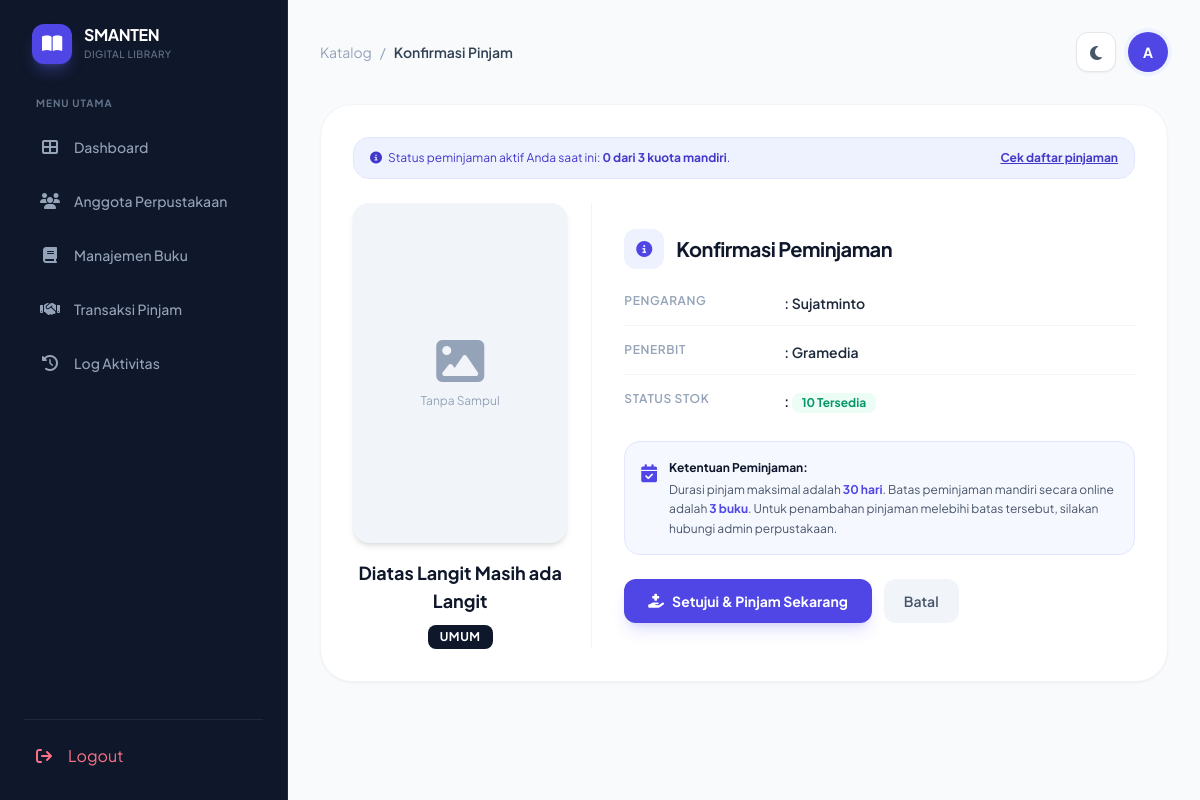
Page /view_pinjam.php?id=7 (signed in) on the committed database.
### tables this page shows
CREATE TABLE `buku` (
  `id_buku` int(11) NOT NULL,
  `sampul` varchar(255) DEFAULT 'default.jpg',
  `isbn` varchar(20) NOT NULL,
  `judul` varchar(200) NOT NULL,
  `pengarang` varchar(100) NOT NULL,
  `penerbit` varchar(100) NOT NULL,
  `tahun_terbit` year(4) NOT NULL,
  `kategori` varchar(100) NOT NULL,
  `jumlah_total` int(11) NOT NULL,
  `jumlah_tersedia` int(11) NOT NULL,
  `created_at` timestamp NOT NULL DEFAULT current_timestamp() ON UPDATE current_timestamp(),
  `file_pdf` varchar(255) DEFAULT NULL,
  `jumlah_halaman` varchar(255) NOT NULL,
  `deskripsi_buku` varchar(1000) NOT NULL
);

### config.php (called while the page is built, shortened)
<?php
if (!function_exists('pengaturan')) {
    function pengaturan($key, $default = '') {
        return $GLOBALS['PENGATURAN'][$key] ?? $default;
    }
}

### view_pinjam.php (the view, shortened to what this page needs)
<?php
include 'koneksi.php';
$user = $_SESSION['user'];
$id_pengguna = $user['id_pengguna'];
$role = $user['role'];
$id_buku = mysqli_real_escape_string($conn, $_GET['id']);
$query_buku = mysqli_query($conn, "SELECT * FROM buku WHERE id_buku = '$id_buku'");
$data = mysqli_fetch_assoc($query_buku);
$cek_pinjaman_aktif = mysqli_query($conn, "SELECT * FROM pinjam WHERE id_pengguna = '$id_pengguna' AND status != 'dikembalikan'");
$jumlah_dipinjam = mysqli_num_rows($cek_pinjaman_aktif);
$batas_tercapai = ($jumlah_dipinjam >= (int) pengaturan('maks_pinjam_buku', 3));
?>
<!DOCTYPE html>
<html lang="id">
<head>
    <script src="https://cdn.tailwindcss.com"></script>
    <link rel="stylesheet" href="https://cdnjs.cloudflare.com/ajax/libs/font-awesome/6.5.0/css/all.min.css">
</head>
<body class="bg-slate-50 dark:bg-slate-900 font-sans text-slate-900 dark:text-slate-100">
    <div class="flex min-h-screen relative overflow-x-hidden">
        <aside id="sidebar" class="fixed md:sticky top-0 left-[-18rem] md:left-0 z-40 w-72 h-screen bg-slate-900 dark:bg-white border-r border-slate-800 dark:border-slate-200 p-6 flex flex-col justify-between sidebar-hidden md:transform-none text-slate-300 dark:text-slate-600 transition-transform duration-300 transition-colors duration-300">
            <div>
                <div class="flex items-center gap-3 mb-8 px-2">
                    <div class="w-10 h-10 rounded-xl bg-brand flex items-center justify-center text-white shadow-lg shadow-indigo-500/30">
                        <i class="fa fa-book-open text-lg"></i>
                    </div>
                    <div>
                        <h1 class="font-bold text-base tracking-tight leading-none mb-1 text-white dark:text-slate-900">SMANTEN</h1>
                        <p class="text-[10px] text-slate-500 dark:text-slate-400 font-medium uppercase tracking-wider">Digital Library</p>
                    </div>
                </div>
                <nav class="space-y-1.5">
                    <p class="px-3 text-[10px] font-bold text-slate-500 dark:text-slate-400 uppercase tracking-widest mb-3">Menu Utama</p>
                    <a href="dashboard.php" class="flex items-center gap-3.5 px-4 py-3 rounded-xl text-sm font-medium text-slate-400 dark:text-slate-500 hover:bg-slate-800/60 dark:hover:bg-slate-100 hover:text-white dark:hover:text-brand transition-all">
                        <i class="fa fa-th-large text-base w-5 text-center"></i> Dashboard
                    </a>
                    <?php if ($role == 'admin' || $role == 'pustakawan'): ?>
                    <a href="anggota.php" class="flex items-center gap-3.5 px-4 py-3 rounded-xl text-sm font-medium text-slate-400 dark:text-slate-500 hover:bg-slate-800/60 dark:hover:bg-slate-100 hover:text-white dark:hover:text-brand transition-all">
                        <i class="fa fa-users text-base w-5 text-center"></i> Anggota Perpustakaan
                    </a>
                    <?php endif; ?>
                    <?php
                        $url_buku = ($role == 'anggota') ? 'daftar_buku.php' : 'buku.php';
                        $label_buku = ($role == 'anggota') ? 'Katalog Buku' : 'Manajemen Buku';
                        $active_buku = ($role == 'anggota') ? 'bg-brand text-white font-bold shadow-md shadow-indigo-600/10' : '';
                    ?>
                    <a href="<?php echo $url_buku; ?>" class="flex items-center gap-3.5 px-4 py-3 rounded-xl text-sm font-medium <?php echo $active_buku ?: 'text-slate-400 dark:text-slate-500 hover:bg-slate-800/60 dark:hover:bg-slate-100 hover:text-white dark:hover:text-brand'; ?> transition-all">
                        <i class="fa fa-book text-base w-5 text-center"></i> <?php echo $label_buku; ?>
                    </a>
                    <?php
                        $url_pinjam = ($role == 'anggota') ? 'buku_pinjam.php' : 'pinjam.php';
                        $label_pinjam = ($role == 'anggota') ? 'Buku Dipinjam' : 'Transaksi Pinjam';
                    ?>
                    <a href="<?php echo $url_pinjam; ?>" class="flex items-center gap-3.5 px-4 py-3 rounded-xl text-sm font-medium text-slate-400 dark:text-slate-500 hover:bg-slate-800/60 dark:hover:bg-slate-100 hover:text-white dark:hover:text-brand transition-all">
                        <i class="fa fa-handshake text-base w-5 text-center"></i> <?php echo $label_pinjam; ?>
                    </a>
                    <?php if ($role == 'admin' || $role == 'pustakawan'): ?>
                    <a href="log.php" class="flex items-center gap-3.5 px-4 py-3 rounded-xl text-sm font-medium text-slate-400 dark:text-slate-500 hover:bg-slate-800/60 dark:hover:bg-slate-100 hover:text-white dark:hover:text-brand transition-all">
                        <i class="fa fa-history text-base w-5 text-center"></i> Log Aktivitas
                    </a>
                    <?php endif; ?>
                </nav>
            </div>
            <div class="border-t border-slate-800 dark:border-slate-200 pt-4">
                <a href="logout.php" class="flex items-center gap-3 px-3 py-2 text-rose-400 dark:text-rose-600 hover:bg-rose-500/10 dark:hover:bg-rose-50 rounded-xl transition-all">
                    <i class="fa fa-sign-out w-5"></i> Logout
                </a>
            </div>
        </aside>
        <main class="flex-1 p-4 md:p-8 w-full overflow-hidden">
            <header class="flex justify-between items-center mb-8">
                <div class="flex items-center gap-4">
                    <nav aria-label="breadcrumb">
                        <ol class="flex items-center gap-2 text-sm">
                            <li><a href="daftar_buku.php" class="text-slate-400 hover:text-brand">Katalog</a></li>
                            <li class="text-slate-400">/</li>
                            <li class="font-semibold text-slate-700 dark:text-slate-200">Konfirmasi Pinjam</li>
                        </ol>
                    </nav>
                </div>
                <div class="flex items-center gap-3">
                    <button onclick="toggleDarkMode()" class="p-2 w-10 h-10 bg-white dark:bg-darkCard border dark:border-slate-700 rounded-xl shadow-sm hover:bg-slate-50 dark:hover:bg-slate-800 transition-all">
                        <i id="theme-icon" class="fa fa-moon text-slate-600 dark:text-yellow-400"></i>
                    </button>
                    <div class="h-10 w-10 rounded-full bg-brand flex items-center justify-center text-white ring-4 ring-indigo-50 dark:ring-indigo-900/40 uppercase font-bold text-sm">
                        <?php echo substr($user['nama'], 0, 1); ?>
                    </div>
                </div>
            </header>
            <div class="bg-white dark:bg-darkCard rounded-[2rem] border border-slate-100 dark:border-slate-800 shadow-sm p-6 md:p-8">
                <?php if ($batas_tercapai): ?>
                <div class="mb-6 p-4 bg-amber-50 dark:bg-amber-950/30 border border-amber-200 dark:border-amber-900 rounded-2xl flex items-start gap-3">
                    <i class="fa fa-info-circle text-amber-500 text-lg mt-0.5"></i>
                    <div>
                        <h4 class="text-sm font-bold text-amber-800 dark:text-amber-400">Batas Kuota Mandiri Tercapai (3 Buku)</h4>
                        <p class="text-xs text-amber-700 dark:text-amber-300 mt-0.5">Anda saat ini sudah meminjam <strong>3 buku</strong> secara mandiri. Jika ingin meminjam buku tambahan lebih dari 3, silakan <strong>menghubungi atau temui admin/pustakawan</strong> agar admin yang membantu meminjamkan lewat sistem.</p>
                        <div class="mt-3 flex items-center gap-2">
                            <a href="buku_pinjam.php" class="inline-flex items-center gap-1.5 px-3.5 py-1.5 bg-amber-600 text-white text-xs font-bold rounded-xl hover:bg-amber-700 transition">
                                <i class="fa fa-book-reader"></i> Lihat Buku yang Dipinjam
                            </a>
                        </div>
                    </div>
                </div>
                <?php else: ?>
                <div class="mb-6 px-4 py-3 bg-indigo-50 dark:bg-indigo-950/30 border border-indigo-100 dark:border-indigo-900/50 rounded-2xl flex items-center justify-between text-xs text-indigo-700 dark:text-indigo-300">
                    <span><i class="fa fa-info-circle mr-1"></i> Status peminjaman aktif Anda saat ini: <strong><?php echo $jumlah_dipinjam; ?> dari <?php echo (int) pengaturan('maks_pinjam_buku', 3); ?> kuota mandiri</strong>.</span>
                    <a href="buku_pinjam.php" class="font-bold underline hover:text-indigo-800">Cek daftar pinjaman</a>
                </div>
                <?php endif; ?>
                <div class="grid grid-cols-1 md:grid-cols-12 gap-8 items-center">
                    <div class="md:col-span-4 text-center md:border-r border-slate-100 dark:border-slate-800 md:pr-6">
                        <div class="w-full max-w-[240px] h-[340px] bg-slate-100 dark:bg-slate-800 rounded-2xl overflow-hidden mx-auto shadow-md mb-4">
                            <?php if(!empty($data['sampul']) && file_exists('uploads/sampul/'.$data['sampul'])): ?>
                                <img src="uploads/sampul/<?php echo $data['sampul']; ?>" class="w-full h-full object-cover" alt="Sampul">
                            <?php else: ?>
                                <div class="w-full h-full flex flex-col items-center justify-center text-slate-400 dark:text-slate-500">
                                    <i class="fa fa-image fa-3x mb-2"></i>
                                    <span class="text-xs">Tanpa Sampul</span>
                                </div>
                            <?php endif; ?>
                        </div>
                        <h4 class="font-bold text-lg text-slate-900 dark:text-white mb-2"><?php echo htmlspecialchars($data['judul']); ?></h4>
                        <span class="inline-block text-xs font-bold uppercase tracking-wider px-3 py-1 bg-slate-900 text-white dark:bg-white dark:text-slate-900 rounded-lg">
                            <?php echo htmlspecialchars($data['kategori']); ?>
                        </span>
                    </div>
                    <div class="md:col-span-8">
                        <div class="flex items-center gap-3 mb-6">
                            <div class="w-10 h-10 bg-indigo-50 dark:bg-indigo-950/50 rounded-xl flex items-center justify-center text-brand">
                                <i class="fa fa-info-circle text-base"></i>
                            </div>
                            <h3 class="text-xl font-bold tracking-tight text-slate-900 dark:text-white">Konfirmasi Peminjaman</h3>
                        </div>
                        <div class="space-y-4 text-sm mb-6">
                            <div class="flex border-b border-slate-100 dark:border-slate-800/60 pb-3">
                                <span class="w-40 text-slate-400 font-semibold uppercase text-xs tracking-wider">Pengarang</span>
                                <span class="flex-1 font-semibold text-slate-800 dark:text-slate-200">: <?php echo htmlspecialchars($data['pengarang'] ?: '-'); ?></span>
                            </div>
                            <div class="flex border-b border-slate-100 dark:border-slate-800/60 pb-3">
                                <span class="w-40 text-slate-400 font-semibold uppercase text-xs tracking-wider">Penerbit</span>
                                <span class="flex-1 font-semibold text-slate-800 dark:text-slate-200">: <?php echo htmlspecialchars($data['penerbit'] ?: '-'); ?></span>
                            </div>
                            <div class="flex pb-1">
                                <span class="w-40 text-slate-400 font-semibold uppercase text-xs tracking-wider">Status Stok</span>
                                <span class="flex-1 font-semibold">
                                    : <span class="inline-block px-2.5 py-0.5 rounded-lg text-xs font-bold <?php echo ($data['jumlah_tersedia'] > 0) ? 'bg-emerald-50 dark:bg-emerald-950/30 text-emerald-600' : 'bg-rose-50 dark:bg-rose-950/30 text-rose-600'; ?>">
                                        <?php echo $data['jumlah_tersedia']; ?> Tersedia
                                    </span>
                                </span>
                            </div>
                        </div>
                        <div class="bg-indigo-50/50 dark:bg-slate-800/50 border border-indigo-100 dark:border-slate-700 rounded-2xl p-4 mb-6">
                            <div class="flex gap-3 items-start text-xs leading-relaxed text-slate-600 dark:text-slate-300">
                                <i class="fa fa-calendar-check text-brand text-lg mt-0.5"></i>
                                <div>
                                    <strong class="text-slate-900 dark:text-white block mb-0.5 font-bold">Ketentuan Peminjaman:</strong>
                                    Durasi pinjam maksimal adalah <strong class="text-brand"><?php echo (int) pengaturan('lama_pinjam_hari', 7); ?> hari</strong>. Batas peminjaman mandiri secara online adalah <strong class="text-brand"><?php echo (int) pengaturan('maks_pinjam_buku', 3); ?> buku</strong>. Untuk penambahan pinjaman melebihi batas tersebut, silakan hubungi admin perpustakaan.
                                </div>
                            </div>
                        </div>
                        <form action="" method="POST" onsubmit="this.querySelector('button[type=submit]').disabled = true;" class="flex flex-wrap items-center gap-3">
                            <button type="submit"
                                class="bg-brand hover:bg-indigo-700 text-white font-bold text-sm px-6 py-3 rounded-xl transition-all shadow-lg shadow-indigo-500/20 flex items-center gap-2 <?php echo ($data['jumlah_tersedia'] <= 0 || $batas_tercapai) ? 'opacity-50 cursor-not-allowed pointer-events-none' : ''; ?>">
                                <i class="fa fa-hand-holding-medical"></i> Setujui & Pinjam Sekarang
                            </button>
                            <a href="daftar_buku.php" class="bg-slate-100 dark:bg-slate-800 hover:bg-slate-200 dark:hover:bg-slate-700 text-slate-600 dark:text-slate-300 font-semibold text-sm px-5 py-3 rounded-xl transition-all">
                                Batal
                            </a>
                        </form>
                    </div>
                </div>
            </div>
        </main>
    </div>
</body>
</html>

### view_pinjam.php (style rules this page uses)
.sidebar-hidden { left: -18rem; }
body { transition: background-color 0.3s, color 0.3s; }

### rows in the picture
buku: judul "Diatas Langit Masih ada Langit", kategori "UMUM", pengarang "Sujatminto", penerbit "Gramedia", jumlah_tersedia "10"

### other values in the picture
$label_buku "Manajemen Buku"
$label_pinjam "Transaksi Pinjam"
substr($user['nama'], 0, 1) "A"
$jumlah_dipinjam "0"
pengaturan('maks_pinjam_buku', 3) "3"
pengaturan('lama_pinjam_hari', 7) "30"
